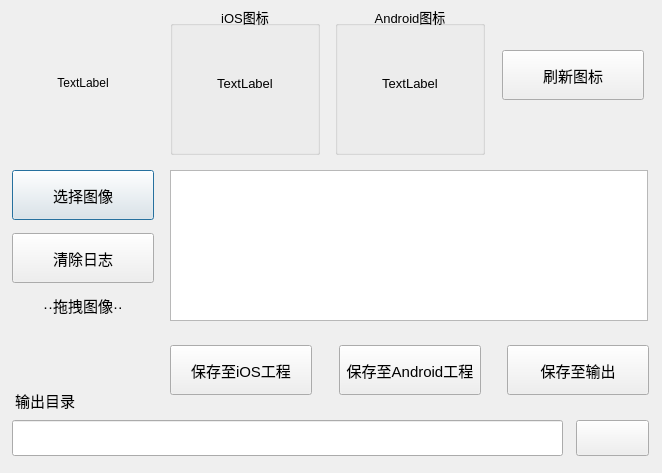
<?xml version="1.0" encoding="UTF-8"?>
<ui version="4.0">
 <class>Dialog</class>
 <widget class="QDialog" name="Dialog">
  <property name="geometry">
   <rect>
    <x>0</x>
    <y>0</y>
    <width>662</width>
    <height>473</height>
   </rect>
  </property>
  <property name="windowTitle">
   <string>Dialog</string>
  </property>
  <widget class="QLabel" name="imageIcon">
   <property name="geometry">
    <rect>
     <x>13</x>
     <y>13</y>
     <width>140</width>
     <height>140</height>
    </rect>
   </property>
   <property name="text">
    <string>TextLabel</string>
   </property>
   <property name="alignment">
    <set>Qt::AlignCenter</set>
   </property>
  </widget>
  <widget class="QPushButton" name="btnFolder">
   <property name="geometry">
    <rect>
     <x>12</x>
     <y>170</y>
     <width>142</width>
     <height>50</height>
    </rect>
   </property>
   <property name="font">
    <font>
     <pointsize>11</pointsize>
    </font>
   </property>
   <property name="text">
    <string>选择图像</string>
   </property>
  </widget>
  <widget class="QLabel" name="label_2">
   <property name="geometry">
    <rect>
     <x>33</x>
     <y>290</y>
     <width>100</width>
     <height>30</height>
    </rect>
   </property>
   <property name="font">
    <font>
     <pointsize>11</pointsize>
    </font>
   </property>
   <property name="text">
    <string>··拖拽图像··</string>
   </property>
   <property name="alignment">
    <set>Qt::AlignCenter</set>
   </property>
  </widget>
  <widget class="QPushButton" name="btnOutput">
   <property name="geometry">
    <rect>
     <x>507</x>
     <y>345</y>
     <width>142</width>
     <height>50</height>
    </rect>
   </property>
   <property name="font">
    <font>
     <pointsize>11</pointsize>
    </font>
   </property>
   <property name="text">
    <string>保存至输出</string>
   </property>
  </widget>
  <widget class="QLineEdit" name="editOutput">
   <property name="geometry">
    <rect>
     <x>12</x>
     <y>420</y>
     <width>551</width>
     <height>36</height>
    </rect>
   </property>
   <property name="font">
    <font>
     <family>Arial</family>
     <pointsize>15</pointsize>
    </font>
   </property>
  </widget>
  <widget class="QLabel" name="label">
   <property name="geometry">
    <rect>
     <x>5</x>
     <y>385</y>
     <width>80</width>
     <height>30</height>
    </rect>
   </property>
   <property name="font">
    <font>
     <pointsize>11</pointsize>
    </font>
   </property>
   <property name="autoFillBackground">
    <bool>false</bool>
   </property>
   <property name="text">
    <string>输出目录</string>
   </property>
   <property name="alignment">
    <set>Qt::AlignCenter</set>
   </property>
  </widget>
  <widget class="QPushButton" name="btnChoose">
   <property name="geometry">
    <rect>
     <x>576</x>
     <y>420</y>
     <width>73</width>
     <height>36</height>
    </rect>
   </property>
   <property name="text">
    <string/>
   </property>
   <property name="icon">
    <iconset>
     <normaloff>folder.ico</normaloff>folder.ico</iconset>
   </property>
  </widget>
  <widget class="QPushButton" name="btn_save_android">
   <property name="geometry">
    <rect>
     <x>339</x>
     <y>345</y>
     <width>142</width>
     <height>50</height>
    </rect>
   </property>
   <property name="font">
    <font>
     <pointsize>11</pointsize>
    </font>
   </property>
   <property name="text">
    <string>保存至Android工程</string>
   </property>
  </widget>
  <widget class="QPushButton" name="btn_save_ios">
   <property name="geometry">
    <rect>
     <x>170</x>
     <y>345</y>
     <width>142</width>
     <height>50</height>
    </rect>
   </property>
   <property name="font">
    <font>
     <pointsize>11</pointsize>
    </font>
   </property>
   <property name="text">
    <string>保存至iOS工程</string>
   </property>
  </widget>
  <widget class="QGroupBox" name="groupBox_ios">
   <property name="geometry">
    <rect>
     <x>170</x>
     <y>5</y>
     <width>150</width>
     <height>150</height>
    </rect>
   </property>
   <property name="font">
    <font>
     <pointsize>10</pointsize>
    </font>
   </property>
   <property name="title">
    <string>iOS图标</string>
   </property>
   <property name="alignment">
    <set>Qt::AlignCenter</set>
   </property>
   <widget class="QLabel" name="imageIcon_ios">
    <property name="geometry">
     <rect>
      <x>25</x>
      <y>28</y>
      <width>100</width>
      <height>100</height>
     </rect>
    </property>
    <property name="text">
     <string>TextLabel</string>
    </property>
    <property name="alignment">
     <set>Qt::AlignCenter</set>
    </property>
   </widget>
  </widget>
  <widget class="QGroupBox" name="groupBox_ios_2">
   <property name="geometry">
    <rect>
     <x>335</x>
     <y>5</y>
     <width>150</width>
     <height>150</height>
    </rect>
   </property>
   <property name="font">
    <font>
     <pointsize>10</pointsize>
    </font>
   </property>
   <property name="title">
    <string>Android图标</string>
   </property>
   <property name="alignment">
    <set>Qt::AlignCenter</set>
   </property>
   <widget class="QLabel" name="imageIcon_android">
    <property name="geometry">
     <rect>
      <x>25</x>
      <y>28</y>
      <width>100</width>
      <height>100</height>
     </rect>
    </property>
    <property name="text">
     <string>TextLabel</string>
    </property>
    <property name="alignment">
     <set>Qt::AlignCenter</set>
    </property>
   </widget>
  </widget>
  <widget class="QTextBrowser" name="textBrowser">
   <property name="geometry">
    <rect>
     <x>170</x>
     <y>170</y>
     <width>478</width>
     <height>151</height>
    </rect>
   </property>
   <property name="font">
    <font>
     <pointsize>10</pointsize>
    </font>
   </property>
   <property name="cursor" stdset="0">
    <cursorShape>ArrowCursor</cursorShape>
   </property>
   <property name="styleSheet">
    <string notr="true">color: rgb(70, 148, 194);</string>
   </property>
   <property name="lineWrapColumnOrWidth">
    <number>0</number>
   </property>
  </widget>
  <widget class="QPushButton" name="btnClear">
   <property name="geometry">
    <rect>
     <x>12</x>
     <y>233</y>
     <width>142</width>
     <height>50</height>
    </rect>
   </property>
   <property name="font">
    <font>
     <pointsize>11</pointsize>
    </font>
   </property>
   <property name="text">
    <string>清除日志</string>
   </property>
  </widget>
  <widget class="QPushButton" name="btnRefresh">
   <property name="geometry">
    <rect>
     <x>502</x>
     <y>50</y>
     <width>142</width>
     <height>50</height>
    </rect>
   </property>
   <property name="font">
    <font>
     <pointsize>11</pointsize>
    </font>
   </property>
   <property name="text">
    <string>刷新图标</string>
   </property>
  </widget>
 </widget>
 <resources/>
 <connections/>
</ui>
